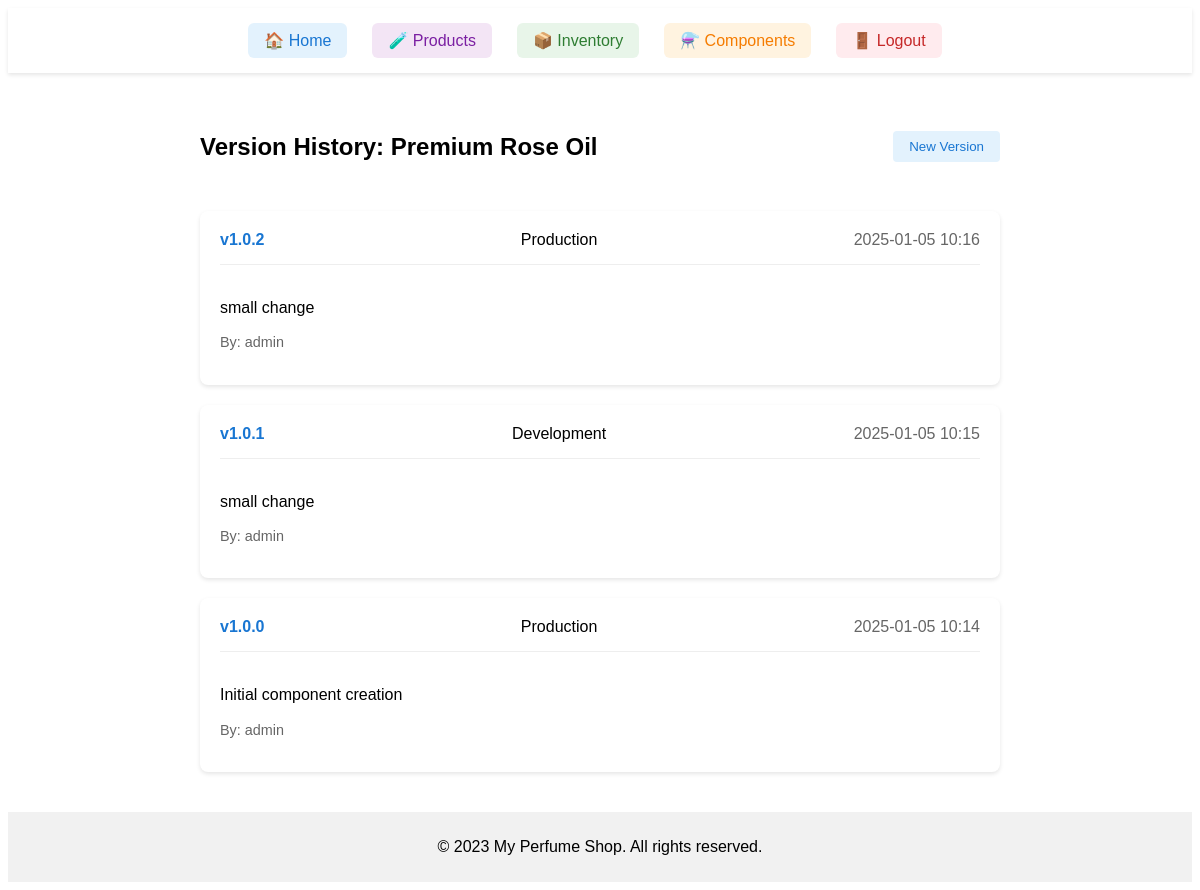
/product/component/1/versions (signed in), run on the app's committed database.
### app/models.py (models this page shows, shortened)
class Component(db.Model):
    id = db.Column(db.Integer, primary_key=True)
    name = db.Column(db.String(100), nullable=False)
    description = db.Column(db.Text)
    type = db.Column(db.String(50), nullable=False)
    inventory = db.Column(db.Integer, default=0)
    min_stock = db.Column(db.Integer, default=10)
    versions = db.relationship('ComponentVersion', backref='component', lazy=True, order_by='desc(ComponentVersion.created_at)')

class ComponentVersion(db.Model):
    id = db.Column(db.Integer, primary_key=True)
    component_id = db.Column(db.Integer, db.ForeignKey('component.id'), nullable=False)
    version_number = db.Column(db.String(10), nullable=False)
    changes = db.Column(db.Text)
    created_by = db.Column(db.Integer, db.ForeignKey('user.id'))
    created_at = db.Column(db.DateTime, default=datetime.utcnow)
    is_production = db.Column(db.Boolean, default=False)

class User(UserMixin, db.Model):
    id = db.Column(db.Integer, primary_key=True)
    username = db.Column(db.String(100), unique=True, nullable=False)
    password = db.Column(db.String(100), nullable=False)
    role = db.Column(db.String(20), nullable=False, default='user')  # 'admin' or 'user'

### app/views/product.py (the view)
@product_bp.route('/component/<int:id>/versions')
@login_required
def component_versions(id):
    component = Component.query.get_or_404(id)
    return render_template('product/component_versions.html', component=component, User=User)

### app/__init__.py (called while the page is built)
@login_manager.user_loader
def load_user(user_id):
    from .models import User  # Import User here to avoid circular import
    return User.query.get(int(user_id))

### app/templates/product/component_versions.html (shortened to what this page needs)
{% extends 'base.html' %}
{% block content %}
<div class="versions-page">
    <div class="page-header">
        <h2>Version History: {{ component.name }}</h2>
        {% if current_user.role == 'admin' %}
        <button onclick="showNewVersionModal()" class="action-btn add-btn">New Version</button>
        {% endif %}
    </div>
    <div class="versions-list">
        {% for version in component.versions|sort(attribute='created_at', reverse=true) %}
        <div class="version-card">
            <div class="version-header">
                <span class="version-number">v{{ version.version_number }}</span>
                {% if version.is_production %}
                    <span class="production-badge">Production</span>
                {% else %}
                    <span class="dev-badge">Development</span>
                {% endif %}
                <span class="version-date">{{ version.created_at.strftime('%Y-%m-%d %H:%M') }}</span>
            </div>
            <div class="version-content">
                <p class="changes">{{ version.changes }}</p>
                <p class="author">By: {{ User.query.get(version.created_by).username }}</p>
            </div>
        </div>
        {% endfor %}
    </div>
</div>
{% endblock %}

### app/static/css/style.css (style rules this page uses)
body { font-family: Arial, sans-serif; }

### app/templates/product/component_versions.html (style rules this page uses)
.versions-page { max-width: 800px; margin: 20px auto; padding: 20px; }
.page-header { display: flex; justify-content: space-between; align-items: center; margin-bottom: 30px; }
.versions-list { display: flex; flex-direction: column; gap: 20px; }
.version-card { background: white; border-radius: 8px; box-shadow: 0 2px 4px rgba(0,0,0,0.1); padding: 20px; }
.version-header { display: flex; justify-content: space-between; margin-bottom: 15px; }
.version-number { font-weight: bold; color: #1976d2; }
.version-date { color: #666; }
.version-content { border-top: 1px solid #eee; padding-top: 15px; }
.changes { margin-bottom: 10px; line-height: 1.5; }
.author { color: #666; font-size: 0.9em; }
.add-btn { background: #e3f2fd; color: #1976d2; padding: 8px 16px; border: none; border-radius: 4px; cursor: pointer; }

### data on the page
Component: name "Premium Rose Oil"
ComponentVersion: version_number "1.0.2", is_production "Production", created_at "2025-01-05 10:16", changes "small change", query.get "admin"
ComponentVersion: version_number "1.0.1", is_production "Development", created_at "2025-01-05 10:15", changes "small change", query.get "admin"
ComponentVersion: version_number "1.0.0", is_production "Production", created_at "2025-01-05 10:14", changes "Initial component creation", query.get "admin"
